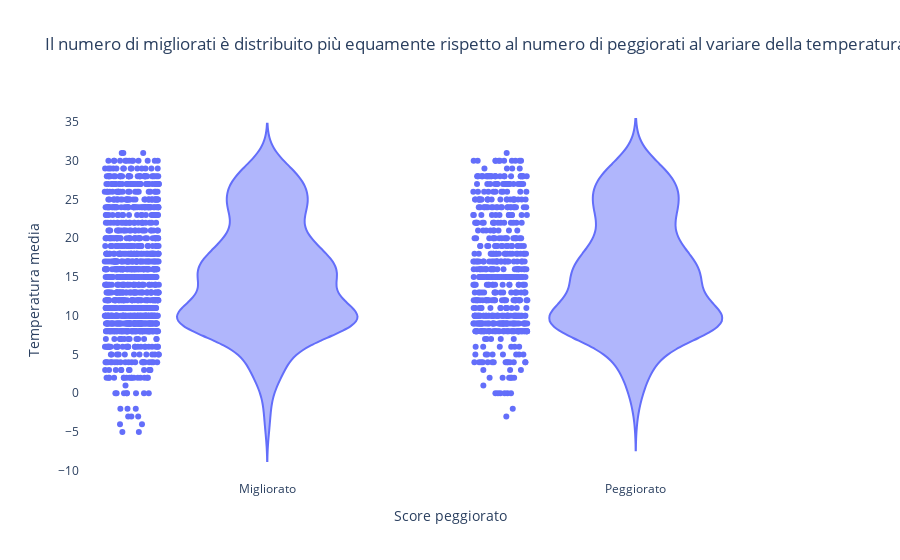

Here is the notebook cell this chart was saved with:
### Markdown cell above
Visualizzazione tramite violin plot e annesso scatter plot del numero di score migliorati e peggiorati in relazione alla temperatura media

### Code cell
import plotly.express as px
import plotly.graph_objects as go
fig = go.Figure();
fig.add_trace(go.Violin(x= dataset["peggiorato"],y= dataset["temperatura_media"]))
fig.update_traces(points="all")
fig.update_layout(go.Layout(plot_bgcolor='rgba(0,0,0,0)', violinmode='group',xaxis_title="Score peggiorato",title="Il numero di migliorati è distribuito più equamente rispetto al numero di peggiorati al variare della temperatura", yaxis_title="Temperatura media", xaxis= dict(tickmode= "array", tickvals =[True, False], ticktext = ["Peggiorato", "Migliorato"]), yaxis={"mirror" : True, 'side': 'right'}))
fig.show()

### Figure 1 — Plotly figure (JSON) as saved in the notebook; plotly's stock layout.template omitted (floating-point values rounded to 4 significant figures; data arrays with more than 128 entries replaced by an {"elided": "..."} marker saying what was removed)
{"data": [{"points": "all", "type": "violin", "x": {"elided": "2222 bool values"}, "y": {"elided": "1732 int values"}}], "layout": {"plot_bgcolor": "rgba(0,0,0,0)", "title": {"text": "Il numero di migliorati è distribuito più equamente rispetto al numero di peggiorati al variare della temperatura"}, "violinmode": "group", "xaxis": {"tickmode": "array", "ticktext": ["Peggiorato", "Migliorato"], "tickvals": [true, false], "title": {"text": "Score peggiorato"}}, "yaxis": {"mirror": true, "title": {"text": "Temperatura media"}}}}
